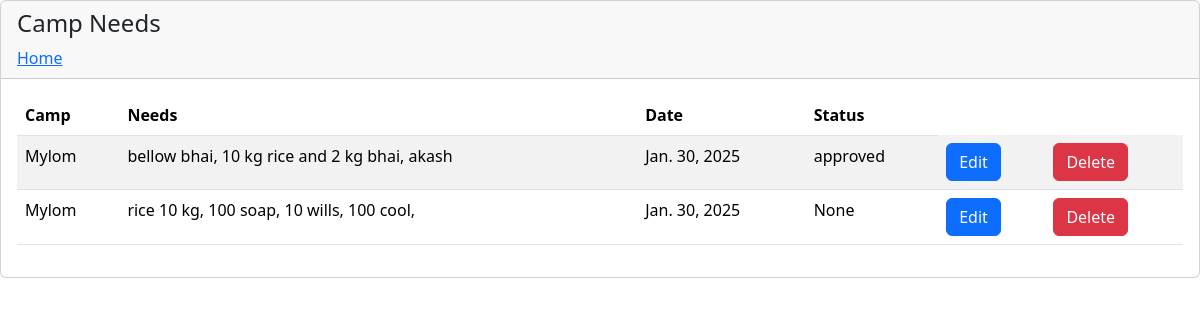
/needs_view (signed in), run on an earlier commit of the app's database.
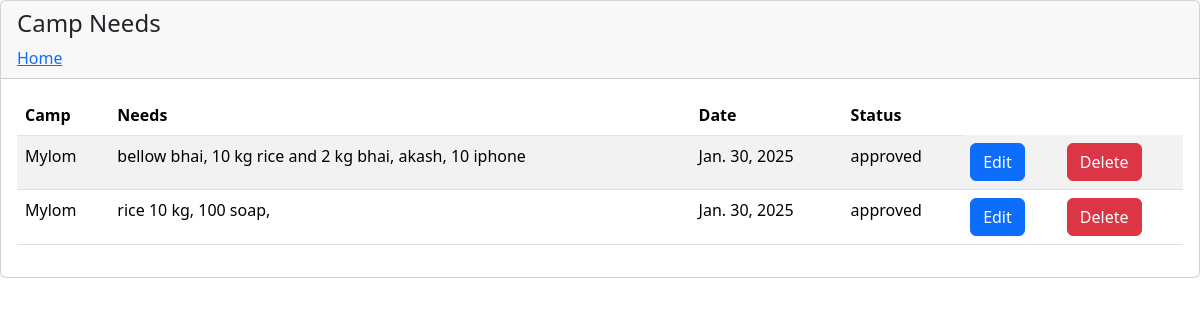
And on a later commit of the database.
### app/models.py (models this page shows)
class CampNeeds(models.Model):
    needs=models.TextField(max_length=100)
    status=models.CharField(max_length=100,null=True,blank=True)
    camp_id=models.ForeignKey(Camp,on_delete=models.CASCADE,null=True,blank=True)
    current_date=models.DateField(auto_now_add=True)

class Camp(models.Model):
    camp_name=models.CharField(max_length=100)
    full_address=models.CharField(max_length=150)
    district=models.CharField(max_length=100)
    city=models.CharField(max_length=100)
    panchayath=models.CharField(max_length=100)
    thaluk=models.CharField(max_length=100)
    contact=models.CharField(max_length=15)
    login_id=models.ForeignKey(Login,on_delete=models.CASCADE,null=True,blank=True)

### app/views.py (the view)
# urls.py: path('needs_view',views.NeedsViewTable,name="NeedsViewTable"),
def NeedsViewTable(request):
        session_id=request.session['camp_id']
        a=get_object_or_404(Camp,login_id=session_id)
        needs=CampNeeds.objects.filter(camp_id=a)
        return render(request,'needs_view_table.html',{'needs':needs})

### app/templates/needs_view_table.html (shortened to what this page needs)
{% load static%}
<!DOCTYPE html>
<html lang="en">
<head>
  <link
      href="https://cdn.jsdelivr.net/npm/bootstrap@5.3.3/dist/css/bootstrap.min.css"
      rel="stylesheet"
    />
</head>
<body>
  <div class="row">
    <div class="col-md-12">
      <div class="card">
        <div class="card-header">
          <h4 class="card-title">Camp Needs</h4>
          <a href="{% url 'CampHome' %}">Home</a>
        </div>
        <link rel="stylesheet" href="{% static "admin/assets/css/bootstrap.min.css" %}" />
        <div class="card-body">
          <div class="table-responsive">
            <table
              id="basic-datatables"
              class="display table table-striped table-hover"
            >
            <thead>
              <tr>
                <th>Camp</th>
                <th>Needs</th>
                <th>Date</th>
                <th>Status</th>
              </tr>
            </thead>
            <tbody>
                  {% for need in needs %}
                  <tr>
                    <td>{{need.camp_id.camp_name}}</td>
                    <td>{{need.needs}}</td>
                    <td>{{need.current_date}}</td>
                    <td>{{need.status}}</td>
                    <td><button class="btn btn-primary"><a href="{% url 'EditCampNeed' need.id %}"  style="color: white;text-decoration: none;">Edit</a></button></td>
                    <td>
                      <button
                      class="btn btn-danger"
                      data-toggle="modal"
                      data-target="#deleteModal"
                      data-user-id="{{ need.id }}"
                      >
                      Delete
                    </button>
                  </td>
                </tr>
                  {% endfor %}
                </tbody>
            </table>
          </div>
        </div>
      </div>
    </div>
    </div>
</body>
</html>

What changed in the data, as far as the page shows it:
changed CampNeeds: needs "bellow bhai, 10 kg rice and 2 kg bhai, akash" → "bellow bhai, 10 kg rice and 2 kg bhai, akash, 10 iphone"
changed CampNeeds: needs "rice 10 kg, 100 soap, 10 wills, 100 cool," → "rice 10 kg, 100 soap,"; status "None" → "approved"
